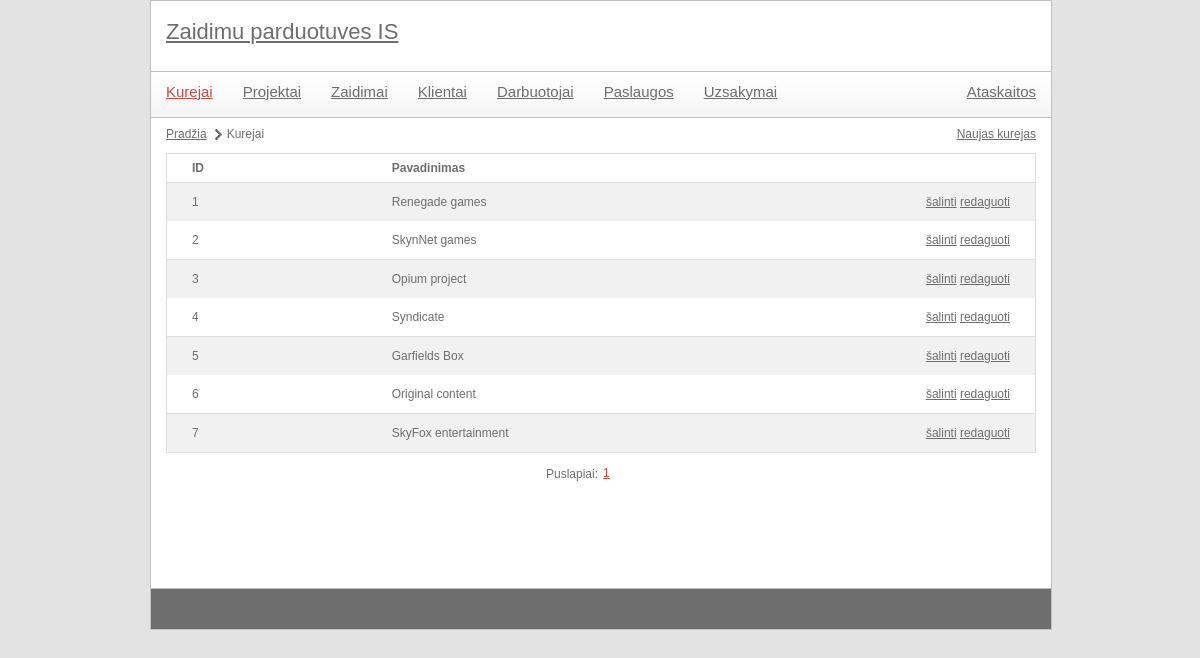
Page /gameshop/index.php?module=creator&action=list on the committed database.
### tables this page shows
CREATE TABLE `kurejai` (
  `pavadinimas` varchar(20) NOT NULL,
  `id` int(11) NOT NULL
);

### gameshop/controls/creator_list.php (called while the page is built)
<?php
include 'libraries/creators.class.php';
$brandsObj = new creators();
$elementCount = $brandsObj->getBrandListCount();
include 'utils/paging.class.php';
$paging = new paging(config::NUMBER_OF_ROWS_IN_PAGE);
$paging->process($elementCount, $pageId);
$data = $brandsObj->getBrandList($paging->size, $paging->first);
include 'templates/creator_list.tpl.php';
?>

### gameshop/index.php (called while the page is built, shortened)
<?php
	include 'utils/mysql.class.php';
	if(isset($_GET['module'])) {
		$module = mysql::escape($_GET['module']);
	}
	include 'templates/main.tpl.php';
?>

### gameshop/utils/mysql.class.php (called while the page is built, shortened)
<?php
class mysql {
    protected static $connection;
    public static function connect() {
		if(!isset(self::$connection)) {
            self::$connection = new mysqli(config::DB_SERVER, config::DB_USERNAME, config::DB_PASSWORD, config::DB_NAME);
        }
        return self::$connection;
    }
    public static function query($query) {
        $connection = mysql::connect();
        $result = $connection->query($query);
        return $result;
    }
    public static function select($query) {
        $rows = array();
        $result = mysql::query($query);
        while ($row = $result->fetch_assoc()) {
            $rows[] = $row;
        }
        return $rows;
    }
	public static function escape($field) {
		$connection =  mysql::connect();
		return mysqli_real_escape_string($connection, $field);
	}
}

### gameshop/utils/paging.class.php (called while the page is built, shortened)
<?php
class paging {
	public $size;
	public function __construct($rowsPerPage) {
		$this->size = $rowsPerPage;
	}
	public function process($total, $currentPage) {
		$this->first = ($currentPage - 1) * $this->size;
	}
}
?>

### gameshop/libraries/creators.class.php (called while the page is built, shortened)
<?php
class creators {
	private $kurejai_lentele = '';
	public function __construct() {
		$this->kurejai_lentele = config::DB_PREFIX . 'kurejai';
	}
	public function getBrandList($limit = null, $offset = null) {
		$limitOffsetString = "";
		if(isset($limit)) {
			$limitOffsetString .= " LIMIT {$limit}";
			if(isset($offset)) {
				$limitOffsetString .= " OFFSET {$offset}";
			}
		}
		$query = "  SELECT *
					FROM {$this->kurejai_lentele}{$limitOffsetString}";
		$data = mysql::select($query);
		return $data;
	}
}

### gameshop/templates/creator_list.tpl.php (the view, shortened to what this page needs)
<ul id="pagePath">
	<li><a href="index.php">Pradžia</a></li>
	<li>Kurejai</li>
</ul>
<div id="actions">
	<a href='index.php?module=<?php echo $module; ?>&action=create'>Naujas kurejas</a>
</div>
<table class="listTable">
	<tr>
		<th>ID</th>
		<th>Pavadinimas</th>
		<th></th>
	</tr>
	<?php
		foreach($data as $key => $val) {
			echo
				"<tr>"
					. "<td>{$val['id']}</td>"
					. "<td>{$val['pavadinimas']}</td>"
					. "<td>"
						. "<a href='#' onclick='showConfirmDialog(\"{$module}\", \"{$val['id']}\"); return false;' title=''>šalinti</a>&nbsp;"
						. "<a href='index.php?module={$module}&action=edit&id={$val['id']}' title=''>redaguoti</a>"
					. "</td>"
				. "</tr>";
		}
	?>
</table>
<?php
	include 'templates/paging.tpl.php';
?>

### gameshop/style/main.css (style rules this page uses)
body { color: #6e6e6e; font-family: Verdana, Geneva, sans-serif; font-size: 12px; background-color: #e3e3e3; width: 900px; margin: 0px auto; }
a { color: #6e6e6e; }
#contentMain table { margin-top: 3px; width: 100%; border-collapse: collapse; border: 1px solid #ddd; }
#contentMain table th { text-align: left; padding: 8px 25px; font-weight: bold; }
#contentMain table th:last-child { width: 40px; }
#contentMain table th:first-child { border-top-left-radius: 5px; moz-border-top-left-radius: 5px; }
#contentMain table th:last-child { border-top-right-radius: 5px; moz-border-top-right-radius: 5px; }
#contentMain table.listTable tr:nth-child(even) { background-color: #f1f1f1; }
#contentMain table td { padding: 8px 25px; text-align: center; line-height: 22px; text-align: left; }
#contentMain table tr:last-child td:first-child { border-bottom-left-radius: 5px; moz-border-bottom-left-radius: 5px; }
#contentMain table tr:last-child td:last-child { border-bottom-right-radius: 5px; moz-border-bottom-right-radius: 5px; }
#contentMain table.listTable tr:nth-child(odd) { background-color: #fff; border-bottom: 1px solid #ddd; }
#contentMain #pagePath { margin: 10px 0px 10px 0px; display: block; float: left; }
#contentMain #pagePath li { float: left; display: block; margin-right: 5px; background: url(images/page-path-separator.png) center right no-repeat; padding-right: 15px; }
#contentMain #pagePath li:last-child { background: none; }
#contentMain #actions { float: right; margin: 10px 0px 0px 0px; }
#contentMain #actions a { margin-left: 7px; }

### rows in the picture
kurejai: id "1", pavadinimas "Renegade games"
kurejai: id "2", pavadinimas "SkynNet games"
kurejai: id "3", pavadinimas "Opium project"
kurejai: id "4", pavadinimas "Syndicate"
kurejai: id "5", pavadinimas "Garfields Box"
kurejai: id "6", pavadinimas "Original content"
kurejai: id "7", pavadinimas "SkyFox entertainment"

### other values in the picture
$value['page'] "1"
